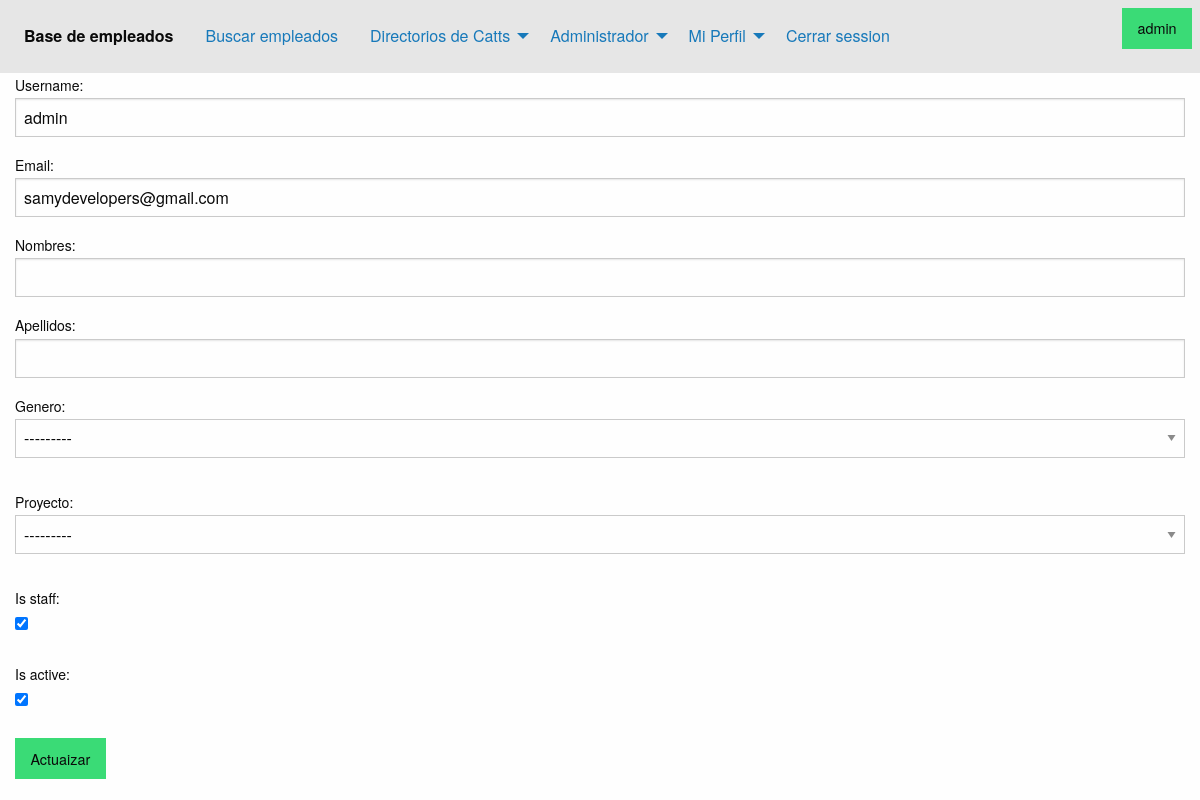
The page /user-update/1/ on the database its author committed.
### applications/users/models.py (models this page shows, shortened)
class User(AbstractBaseUser, PermissionsMixin):
    ADMINISTRADOR = '0'
    ANALISTA = '1'
    PERMISSIONS_CHOICES = [
        (ADMINISTRADOR, 'Administrador'),
        (ANALISTA, 'Analista'),
    ]
    GENERO_CHOICES=(
        ('M', 'Masculino'),
        ('F', 'Femenino'),
    )
    ALGAR='0'
    SOPORTE='1'
    PROYECTO_CHOICES= [
        (ALGAR, 'Algar'),
        (SOPORTE, 'Soporte'),
    ]
    username = models.CharField(max_length=10, unique=True)
    email = models.EmailField()
    nombres = models.CharField(max_length=30, blank=True)
    apellidos = models.CharField(max_length=30, blank=True)
    ocupation = models.CharField(max_length=1, choices=PERMISSIONS_CHOICES, blank=True)
    genero = models.CharField(max_length=1, choices=GENERO_CHOICES, blank=True)
    proyecto = models.CharField(max_length=10, choices=PROYECTO_CHOICES, blank=True)
    is_staff = models.BooleanField(default=False)
    is_active = models.BooleanField(default=False)
    USERNAME_FIELD = 'username'
    REQUIRED_FIELDS = ['email']
    objects = UserManager()

### applications/users/views.py (the view)
# urls.py: path('user-update/<pk>/', views.UserUpdateView.as_view(), name='user_update'),
class UserUpdateView(UpdateView):
    model = User
    form_class = UserUpdateForm
    template_name = 'users/update_user.html'
    success_url = reverse_lazy('users_app:list_users')

### applications/users/forms.py
class UserUpdateForm(forms.ModelForm):
    class Meta:
        model = User
        fields=(
            'username',
            'email',
            'nombres',
            'apellidos',
            'genero',
            'proyecto',
            'is_staff',
            'is_active',
        )

### templates/users/update_user.html
{%extends 'base.html'%}
{% block content %}
{% include 'includes/header.html'  %}
<div class="grid-container">
    <form method="POST">{%csrf_token%}
        {{form.as_p}}
        <button class="submit success button">Actuaizar</button>
    </form>
</div>
{%endblock content%}

### templates/includes/header.html (shortened to what this page needs)
<div class="top-bar">
    <div class="top-bar-left">
      <ul class="dropdown menu" data-dropdown-menu>
        <li class="menu-text">Base de empleados</li>
        {% if user.is_authenticated %}
        <li><a href="{% url 'empleados_app:listar_empleados' %}">Buscar empleados</a></li>
        <li>
            <a href="#">Directorios de Catts</a>
          </li>
          <li>
            <a href="#">Administrador</a>
          </li>
          <li>
            <a href="#">Mi Perfil</a>
          </li>
          <li><a href="{% url 'logout' %}">Cerrar session</a></li>
        {%endif%}
      </div>
      <a class ="success  button" href="{% url 'login_user' %}">{{user}}</a>
      </div>

### rows shown on the page
User: username "admin", email "samydevelopers@gmail.com", genero "---------", proyecto "---------", is_staff "☑", is_active "☑"
